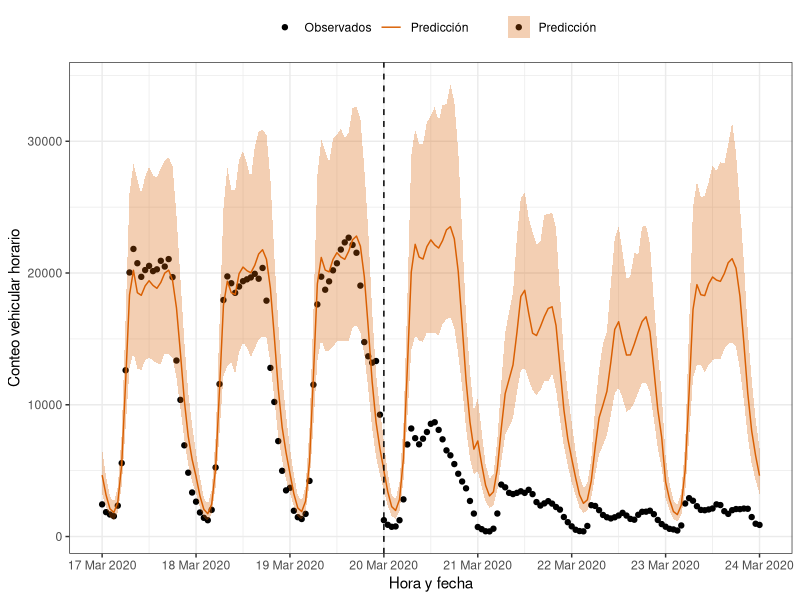
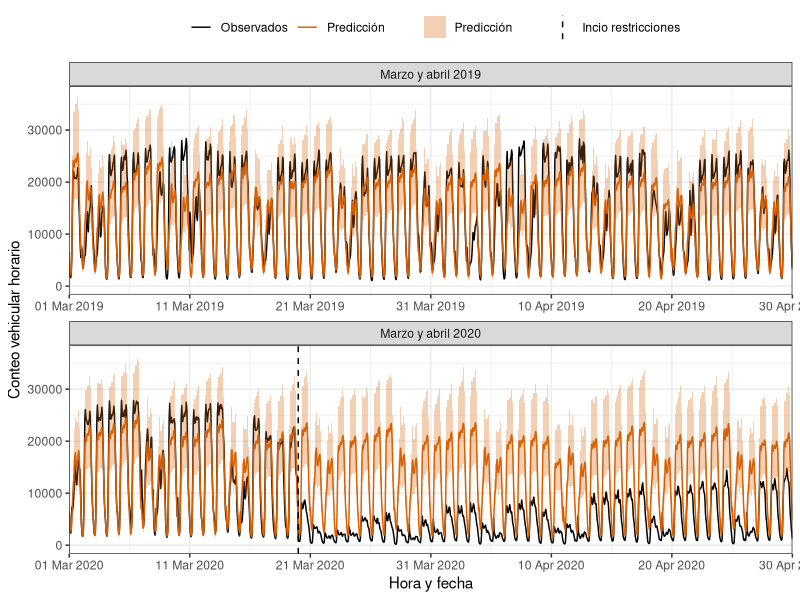

R code for these plots, in order:
#### Resultados modelo 1:

library(tidyverse)
library(data.table)
library(lubridate)

observados <- fread(file.path("Datos","Insumo_modelos", "Modelo_1.csv"))[, .(ds, y = 10**y)]
datos <- fread(file.path("Datos","Resultados_modelos", "Modelo_1", "prediccion.csv")) %>%
  merge(observados, by = 'ds')

#datos[, ds := as_datetime(ds)]

plot.prediccion.vehiculos <- datos[between(ds, as.Date("2020-03-17"), as.Date("2020-03-24"))] %>%
  ggplot(aes(x = ds, fill = "Predicción")) +
  geom_point(aes(y = y, col = "Observados")) +
  geom_ribbon(aes(ymin = yhat_lower, ymax = yhat_upper), alpha = 0.3) +
  geom_line(aes(y = yhat, col = "Predicción")) +
  theme_bw() +
  scale_fill_manual(name = "", values = c("Predicción" = "#D95F02", "Observados" = "transparent")) +
  scale_color_manual(name = "", values = c("Predicción" = "#D95F02", "Observados" = "black")) +
  geom_vline(xintercept = as_datetime("2020-03-20"), linetype = "dashed") +
  labs(x = "Hora y fecha", y = "Conteo vehicular horario") +
  theme(legend.position = "top") +
  scale_x_datetime(date_breaks = "1 day", labels = function(x) format(x, "%d %b %Y"))

ggsave("Figuras/Modelo_1/Prediccion_m1.png", plot.prediccion.vehiculos, width = 10, height = 6)  


datos[between(ds, as.Date("2019-03-01"), as.Date("2019-04-30")), zoom := "Marzo y abril 2019"]
datos[between(ds, as.Date("2020-03-01"), as.Date("2020-04-30")), zoom := "Marzo y abril 2020"]



plot_predicciones_meses <- datos[!is.na(zoom)] %>%
  ggplot(aes(x = ds, fill = "Predicción")) +
  geom_line(aes(y = y, col = "Observados")) +
  geom_ribbon(aes(ymin = yhat_lower, ymax = yhat_upper), alpha = 0.3) +
  geom_line(aes(y = yhat, col = "Predicción")) +
  theme_bw() +
  scale_fill_manual(name = "", values = c("Predicción" = "#D95F02", "Observados" = "transparent")) +
  scale_color_manual(name = "", values = c("Predicción" = "#D95F02", "Observados" = "black")) +
  scale_linetype_manual(name = "", values = c("Incio restricciones" = "dashed")) +
  geom_vline(aes(xintercept = as_datetime("2020-03-20"), linetype = "Incio restricciones")) +
  labs(x = "Hora y fecha", y = "Conteo vehicular horario") +
  theme(legend.position = "top") +
  scale_x_datetime(date_breaks = "10 days", labels = function(x) format(x, "%d %b %Y"), expand = c(0, 0))+
  facet_wrap(zoom~., scales = "free_x", ncol = 1)

ggsave("Figuras/Modelo_1/Prediccion_m1_meses.png", plot_predicciones_meses, width = 10, height = 6)  
